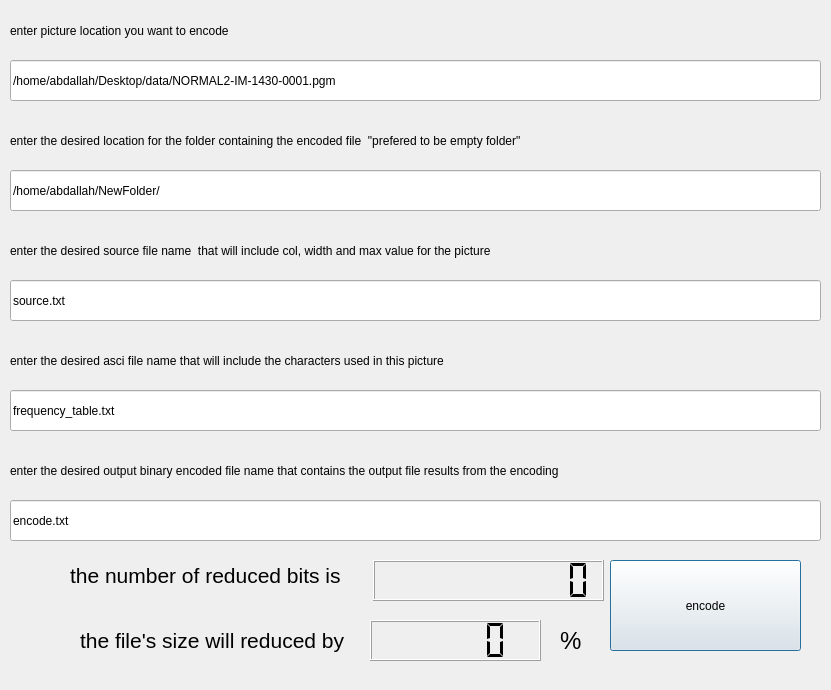
<?xml version="1.0" encoding="UTF-8"?>
<ui version="4.0">
 <class>encode</class>
 <widget class="QDialog" name="encode">
  <property name="geometry">
   <rect>
    <x>0</x>
    <y>0</y>
    <width>831</width>
    <height>690</height>
   </rect>
  </property>
  <property name="windowTitle">
   <string>Dialog</string>
  </property>
  <widget class="QPushButton" name="pushButton">
   <property name="geometry">
    <rect>
     <x>610</x>
     <y>560</y>
     <width>191</width>
     <height>91</height>
    </rect>
   </property>
   <property name="text">
    <string>encode</string>
   </property>
  </widget>
  <widget class="QLineEdit" name="asci">
   <property name="geometry">
    <rect>
     <x>10</x>
     <y>390</y>
     <width>811</width>
     <height>41</height>
    </rect>
   </property>
   <property name="text">
    <string>frequency_table.txt</string>
   </property>
  </widget>
  <widget class="QLineEdit" name="source">
   <property name="geometry">
    <rect>
     <x>10</x>
     <y>280</y>
     <width>811</width>
     <height>41</height>
    </rect>
   </property>
   <property name="text">
    <string>source.txt</string>
   </property>
  </widget>
  <widget class="QLineEdit" name="output">
   <property name="geometry">
    <rect>
     <x>10</x>
     <y>500</y>
     <width>811</width>
     <height>41</height>
    </rect>
   </property>
   <property name="text">
    <string>encode.txt</string>
   </property>
  </widget>
  <widget class="QLabel" name="label">
   <property name="geometry">
    <rect>
     <x>10</x>
     <y>10</y>
     <width>801</width>
     <height>41</height>
    </rect>
   </property>
   <property name="text">
    <string>enter picture location you want to encode</string>
   </property>
  </widget>
  <widget class="QLabel" name="label_2">
   <property name="geometry">
    <rect>
     <x>10</x>
     <y>230</y>
     <width>801</width>
     <height>41</height>
    </rect>
   </property>
   <property name="text">
    <string>enter the desired source file name  that will include col, width and max value for the picture</string>
   </property>
  </widget>
  <widget class="QLabel" name="label_3">
   <property name="geometry">
    <rect>
     <x>10</x>
     <y>340</y>
     <width>801</width>
     <height>41</height>
    </rect>
   </property>
   <property name="text">
    <string>enter the desired asci file name that will include the characters used in this picture</string>
   </property>
  </widget>
  <widget class="QLabel" name="label_5">
   <property name="geometry">
    <rect>
     <x>10</x>
     <y>450</y>
     <width>801</width>
     <height>41</height>
    </rect>
   </property>
   <property name="text">
    <string>enter the desired output binary encoded file name that contains the output file results from the encoding</string>
   </property>
  </widget>
  <widget class="QLineEdit" name="pic">
   <property name="geometry">
    <rect>
     <x>10</x>
     <y>60</y>
     <width>811</width>
     <height>41</height>
    </rect>
   </property>
   <property name="text">
    <string>/home/abdallah/Desktop/data/NORMAL2-IM-1430-0001.pgm</string>
   </property>
  </widget>
  <widget class="QLCDNumber" name="lcdNumber">
   <property name="geometry">
    <rect>
     <x>373</x>
     <y>560</y>
     <width>231</width>
     <height>41</height>
    </rect>
   </property>
   <property name="smallDecimalPoint">
    <bool>false</bool>
   </property>
   <property name="digitCount">
    <number>10</number>
   </property>
   <property name="segmentStyle">
    <enum>QLCDNumber::Flat</enum>
   </property>
  </widget>
  <widget class="QLabel" name="label_6">
   <property name="geometry">
    <rect>
     <x>70</x>
     <y>560</y>
     <width>291</width>
     <height>31</height>
    </rect>
   </property>
   <property name="font">
    <font>
     <pointsize>16</pointsize>
    </font>
   </property>
   <property name="text">
    <string>the number of reduced bits is</string>
   </property>
  </widget>
  <widget class="QLabel" name="label_7">
   <property name="geometry">
    <rect>
     <x>80</x>
     <y>620</y>
     <width>281</width>
     <height>41</height>
    </rect>
   </property>
   <property name="font">
    <font>
     <pointsize>16</pointsize>
    </font>
   </property>
   <property name="text">
    <string>the file's size will reduced by</string>
   </property>
  </widget>
  <widget class="QLCDNumber" name="lcdNumber_2">
   <property name="geometry">
    <rect>
     <x>370</x>
     <y>620</y>
     <width>171</width>
     <height>41</height>
    </rect>
   </property>
   <property name="smallDecimalPoint">
    <bool>false</bool>
   </property>
   <property name="digitCount">
    <number>5</number>
   </property>
   <property name="segmentStyle">
    <enum>QLCDNumber::Flat</enum>
   </property>
  </widget>
  <widget class="QLabel" name="label_8">
   <property name="geometry">
    <rect>
     <x>560</x>
     <y>620</y>
     <width>31</width>
     <height>41</height>
    </rect>
   </property>
   <property name="font">
    <font>
     <pointsize>18</pointsize>
    </font>
   </property>
   <property name="text">
    <string>%</string>
   </property>
  </widget>
  <widget class="QLineEdit" name="folder">
   <property name="geometry">
    <rect>
     <x>10</x>
     <y>170</y>
     <width>811</width>
     <height>41</height>
    </rect>
   </property>
   <property name="text">
    <string>/home/abdallah/NewFolder/</string>
   </property>
  </widget>
  <widget class="QLabel" name="label_9">
   <property name="geometry">
    <rect>
     <x>10</x>
     <y>120</y>
     <width>801</width>
     <height>41</height>
    </rect>
   </property>
   <property name="text">
    <string>enter the desired location for the folder containing the encoded file  &quot;prefered to be empty folder&quot;</string>
   </property>
  </widget>
 </widget>
 <resources/>
 <connections/>
</ui>
